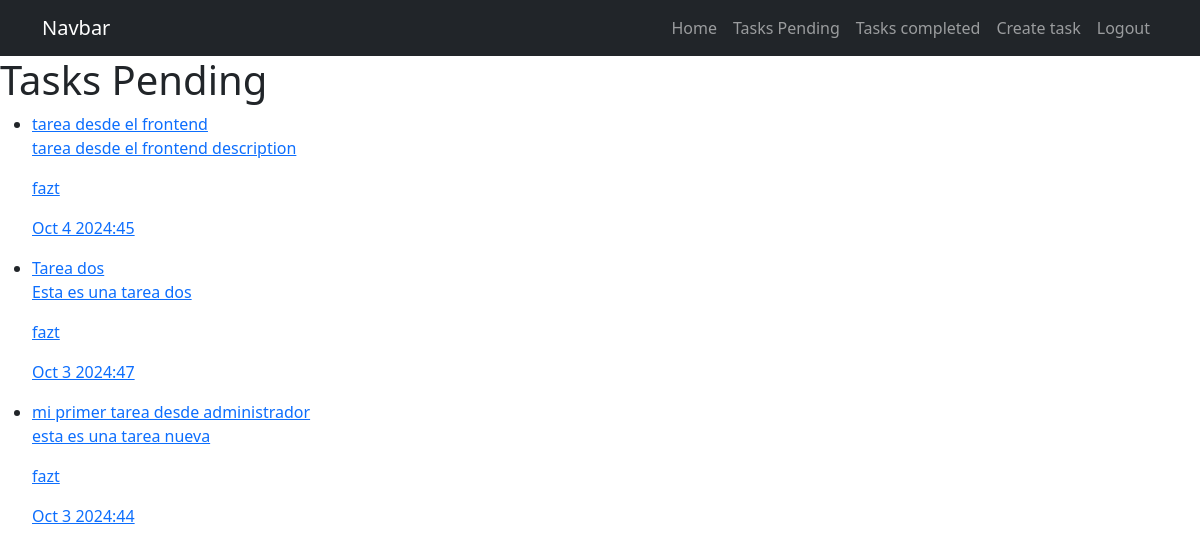
Before: /tasks_completed/ (signed in) with the older database file.
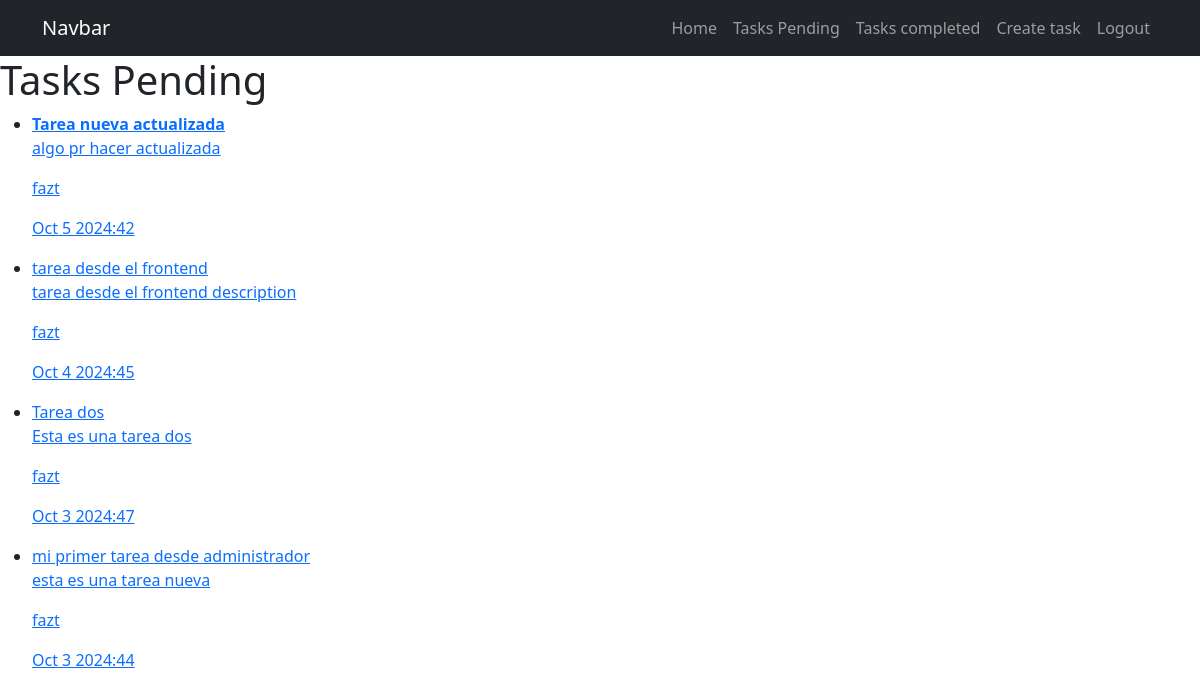
After: the same page with the newer database file.
### tasks/models.py (models this page shows, shortened)
class Task(models.Model):
    title = models.CharField(max_length=100)
    description = models.TextField(blank=True)
    created = models.DateTimeField(auto_now_add=True)
    datecompleted = models.DateTimeField(null=True, blank=True)
    important = models.BooleanField(default=False)
    user = models.ForeignKey(User, on_delete=models.CASCADE)

### tasks/views.py (the view)
# urls.py: path('tasks_completed/', views.tasks_completed, name='tasks_completed'),
@login_required
def tasks_completed (request):
    tasks = Task.objects.filter(user=request.user, datecompleted__isnull=False).order_by('-datecompleted')
    return render(request,'tasks.html', {'tasks': tasks})

### tasks/templates/tasks.html
{% extends 'base.html' %}
{% block content %}
<h1>Tasks Pending</h1>
<ul>
    {% for task in tasks %}
    <li>
        <a href="{% url 'task_detail' task.id %}">
            {% if task.important %}
            <strong> {{task.title}}</strong>
            {% else %}
                {{task.title}}
            {% endif %}
            <p>{{task.description}}</p>
            <p>{{task.user.username}}</p>
            <p>{{task.datecompleted|date:'M j Y:i'}}</p>
        </a>
    </li>
    {% endfor %}
</ul>
{% endblock %}

Changed rows visible on the page:
now on this page (row edited): Task: title "Tarea nueva actualizada", description "algo pr hacer actualizada", user.username "fazt", datecompleted "Oct 5 2024:42"
